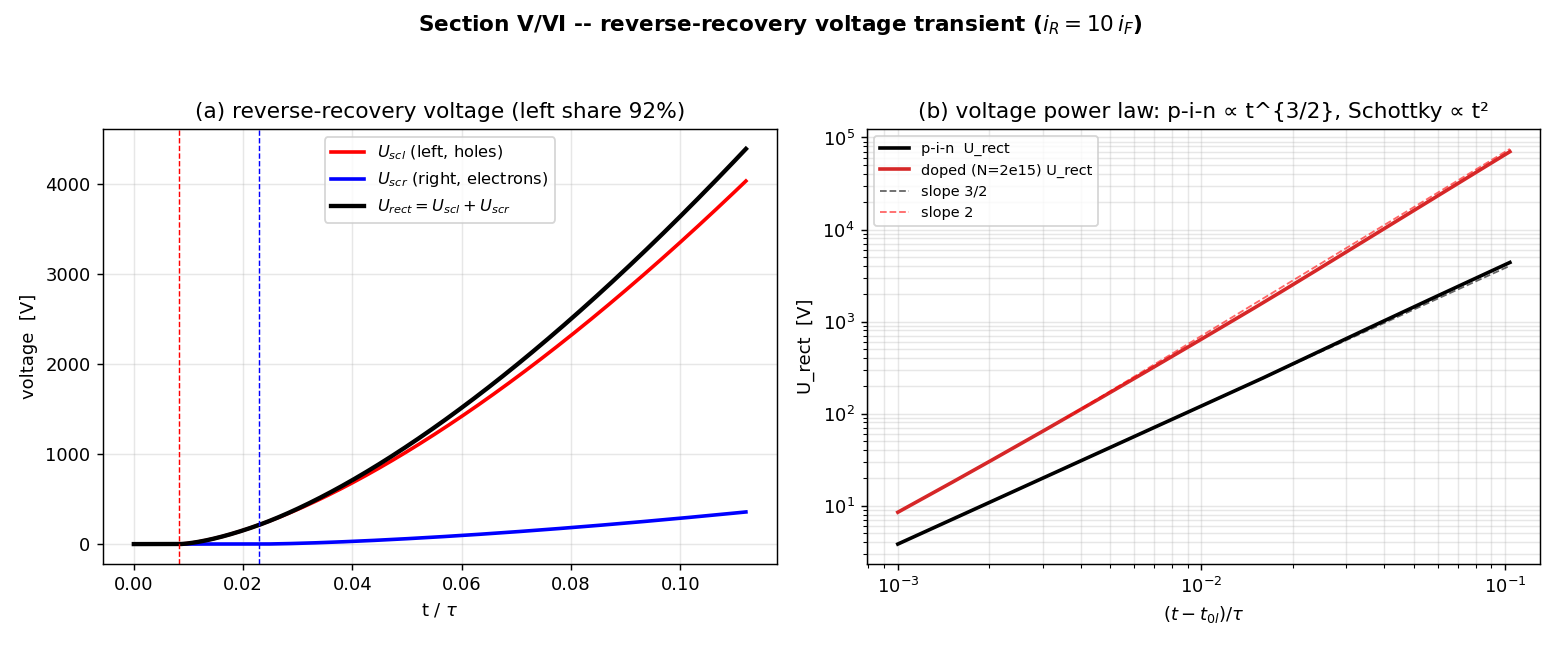

The Python source for this figure:
"""
fig_voltage_recovery.py -- Section V (and VI): the reverse-recovery VOLTAGE.

Once the space-charge zones start to grow (after t0l, t0r), the reverse voltage
appears across them.  For the p-i-n rectifier each zone gives
U_sc = (2/3) sqrt(2 iR/(eps mu)) w^{3/2} (Eq. 58,59), and since w ~ (t - t0),
the total rectifier voltage rises as (t - t0)^{3/2} -- the paper's central
voltage-recovery result, confirmed experimentally in its Section VIII.

Panel (a): U_scl(t), U_scr(t), U_rect(t) -- the voltage transient; the left
(hole) zone carries ~90%+ of it.
Panel (b): log-log U_rect vs (t-t0l) showing the 3/2 slope for the p-i-n case,
and slope 2 for a uniformly doped (Schottky) device where U ~ w^2 ~ (t-t0)^2.
"""
import os
import numpy as np
import matplotlib
matplotlib.use("Agg")
import matplotlib.pyplot as plt
from benda_spenke_model import Device, storage_times
from space_charge_model import (voltage_recovery, sc_widths, meet_time,
                                U_doped)

HERE = os.path.dirname(__file__)


def main():
    dev = Device(d_over_L=1.0)
    iR = 10 * dev.iF
    t0l, t0r = storage_times(dev, iR, method="analytic")
    tm = meet_time(dev, iR, t0l, t0r)
    t = np.linspace(0, tm, 500)
    U_scl, U_scr, U_rect = voltage_recovery(dev, iR, t, t0l, t0r)

    fig, (ax1, ax2) = plt.subplots(1, 2, figsize=(12, 5))

    # (a) voltage transient
    ax1.plot(t / dev.tau, U_scl, "r", lw=2, label=r"$U_{scl}$ (left, holes)")
    ax1.plot(t / dev.tau, U_scr, "b", lw=2, label=r"$U_{scr}$ (right, electrons)")
    ax1.plot(t / dev.tau, U_rect, "k", lw=2.4, label=r"$U_{rect}=U_{scl}+U_{scr}$")
    ax1.axvline(t0l / dev.tau, color="r", ls="--", lw=0.8)
    ax1.axvline(t0r / dev.tau, color="b", ls="--", lw=0.8)
    share = U_scl[-1] / U_rect[-1] * 100
    ax1.set_xlabel(r"t / $\tau$"); ax1.set_ylabel("voltage  [V]")
    ax1.set_title(f"(a) reverse-recovery voltage (left share {share:.0f}%)")
    ax1.legend(fontsize=9); ax1.grid(alpha=0.3)

    # (b) power laws: p-i-n (3/2) vs doped Schottky (2)
    tt = np.linspace(t0l + 1e-3 * dev.tau, tm, 200)
    _, _, Ut = voltage_recovery(dev, iR, tt, t0l, t0r)
    # doped device: same kinematics, doped voltage law on each side
    wl, wr = sc_widths(dev, iR, tt, t0l, t0r)
    N = 2e15
    Ud = np.array([U_doped(dev, iR, wl_i, dev.mu_p, N) for wl_i in wl]) \
        + np.array([U_doped(dev, iR, wr_i, dev.mu_n, N) for wr_i in wr])
    x = (tt - t0l) / dev.tau
    ax2.loglog(x, Ut, "k", lw=2, label="p-i-n  U_rect")
    ax2.loglog(x, Ud, "tab:red", lw=2, label="doped (N=2e15) U_rect")
    # slope guides
    xg = np.array([x[5], x[-1]])
    ax2.loglog(xg, Ut[5] * (xg / xg[0]) ** 1.5, "k--", lw=1, alpha=0.6,
               label="slope 3/2")
    ax2.loglog(xg, Ud[5] * (xg / xg[0]) ** 2.0, "r--", lw=1, alpha=0.6,
               label="slope 2")
    ax2.set_xlabel(r"$(t-t_{0l})/\tau$"); ax2.set_ylabel("U_rect  [V]")
    ax2.set_title("(b) voltage power law: p-i-n ∝ t^{3/2}, Schottky ∝ t²")
    ax2.legend(fontsize=8); ax2.grid(alpha=0.3, which="both")

    fig.suptitle("Section V/VI -- reverse-recovery voltage transient "
                 r"($i_R=10\,i_F$)", fontweight="bold")
    fig.tight_layout(rect=[0, 0, 1, 0.95])
    out = os.path.join(HERE, "fig_voltage_recovery.png")
    fig.savefig(out, dpi=130)
    print("wrote", out)

    # fit exponents
    pl_pin = np.polyfit(np.log(x), np.log(Ut), 1)[0]
    pl_dop = np.polyfit(np.log(x[x > 0.02]), np.log(Ud[x > 0.02]), 1)[0]
    print(f"fitted exponent: p-i-n = {pl_pin:.3f} (theory 1.5), "
          f"doped = {pl_dop:.3f} (theory ~2)")
    print(f"peak U_rect (at boundary meet) = {U_rect[-1]:.0f} V")


if __name__ == "__main__":
    main()
